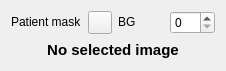
<?xml version="1.0" encoding="UTF-8"?>
<ui version="4.0">
 <class>vvLabelImageLoaderWidget</class>
 <widget class="QWidget" name="vvLabelImageLoaderWidget">
  <property name="geometry">
   <rect>
    <x>0</x>
    <y>0</y>
    <width>226</width>
    <height>71</height>
   </rect>
  </property>
  <property name="windowTitle">
   <string>Form</string>
  </property>
  <layout class="QVBoxLayout" name="verticalLayout">
   <item>
    <layout class="QHBoxLayout" name="horizontalLayout_3">
     <item>
      <layout class="QHBoxLayout" name="horizontalLayout_2">
       <item>
        <widget class="QLabel" name="mOpenLabel">
         <property name="sizePolicy">
          <sizepolicy hsizetype="Preferred" vsizetype="Fixed">
           <horstretch>0</horstretch>
           <verstretch>0</verstretch>
          </sizepolicy>
         </property>
         <property name="text">
          <string>Patient mask</string>
         </property>
        </widget>
       </item>
       <item>
        <widget class="QPushButton" name="mOpenButton">
         <property name="sizePolicy">
          <sizepolicy hsizetype="Fixed" vsizetype="Fixed">
           <horstretch>0</horstretch>
           <verstretch>0</verstretch>
          </sizepolicy>
         </property>
         <property name="maximumSize">
          <size>
           <width>24</width>
           <height>24</height>
          </size>
         </property>
         <property name="toolTip">
          <string>Open label image</string>
         </property>
         <property name="text">
          <string/>
         </property>
         <property name="icon">
          <iconset resource="../vvIcons.qrc">
           <normaloff>:/common/icons/fileopen.png</normaloff>:/common/icons/fileopen.png</iconset>
         </property>
        </widget>
       </item>
      </layout>
     </item>
     <item>
      <layout class="QHBoxLayout" name="horizontalLayout">
       <item>
        <widget class="QLabel" name="vectorFieldNameLabel_4">
         <property name="sizePolicy">
          <sizepolicy hsizetype="Preferred" vsizetype="Fixed">
           <horstretch>0</horstretch>
           <verstretch>0</verstretch>
          </sizepolicy>
         </property>
         <property name="text">
          <string>BG </string>
         </property>
        </widget>
       </item>
       <item>
        <widget class="QSpinBox" name="mBackgroundValueSpinBox"/>
       </item>
      </layout>
     </item>
    </layout>
   </item>
   <item>
    <widget class="QLabel" name="mLabelInputInfo">
     <property name="font">
      <font>
       <pointsize>11</pointsize>
       <weight>75</weight>
       <bold>true</bold>
      </font>
     </property>
     <property name="frameShape">
      <enum>QFrame::NoFrame</enum>
     </property>
     <property name="text">
      <string>No selected image</string>
     </property>
     <property name="alignment">
      <set>Qt::AlignCenter</set>
     </property>
    </widget>
   </item>
  </layout>
 </widget>
 <resources>
  <include location="../vvIcons.qrc"/>
 </resources>
 <connections/>
</ui>
